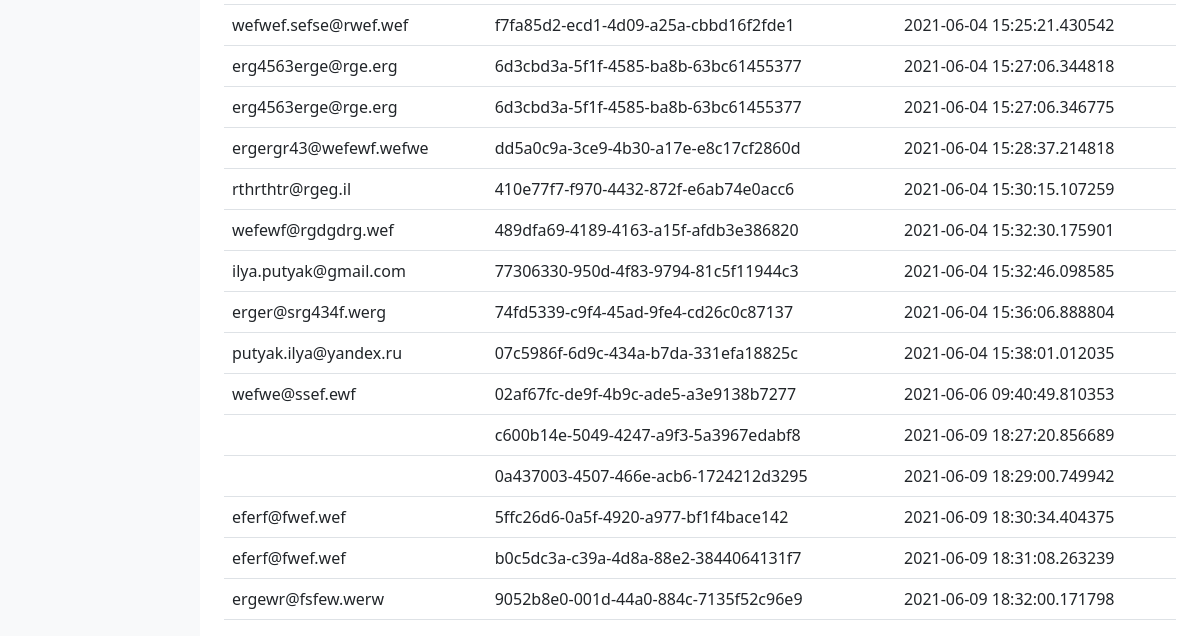
The app's page /admin/orders (signed in, lower part), older data.
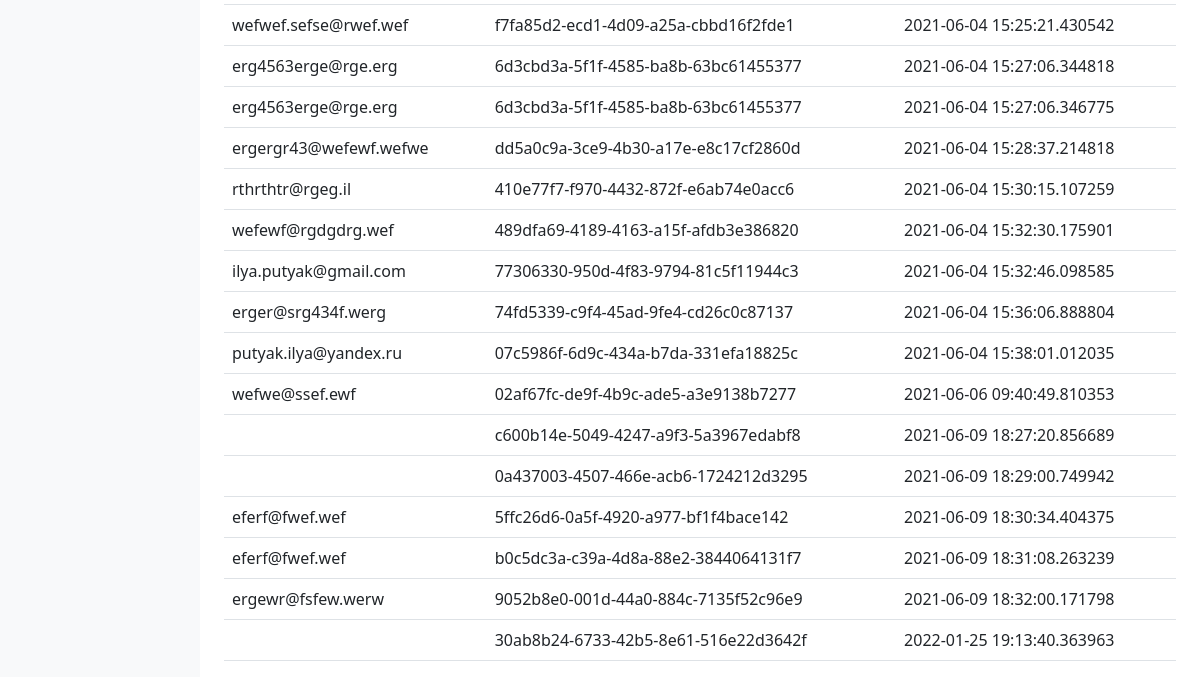
The same page, newer data.
### app.py (models this page shows)
class Purchase(db.Model):
    __tablename__ = 'purchases'
    id = db.Column(db.Integer, primary_key=True)
    customer_email = db.Column(db.String, nullable=False)
    purchase_id = db.Column(db.String, nullable=True)
    product_id = db.Column(db.String, nullable=True)
    product_name = db.Column(db.String, nullable=True)
    product_description = db.Column(db.String, nullable=True)
    price = db.Column(db.Integer, nullable=True)
    count = db.Column(db.Integer, nullable=True)
    cdate = db.Column(db.DateTime, default=datetime.datetime.utcnow)

### app.py (the view)
@app.route('/admin/orders')
def admin_orders():
    try:
        session['auth_admin']
        query_orders = Purchase.query.all()
        orders = []
        for i in query_orders:
            orders.append(dict(id=i.id, customer_email=i.customer_email, purchase_id=i.purchase_id, product_id=i.product_id, product_name=i.product_name,
                               product_description=i.product_description, price=i.price, count=i.count, cdate=i.cdate))
        sample_query = db.session.query(Purchase.purchase_id).distinct().all()
        unique_purchase_id = [i[0] for i in sample_query]
        order_data = []
        for j in orders:
            for f in unique_purchase_id:
                if f == j['purchase_id']:
                    order_data.append(dict(purchase_id=j['purchase_id'], customer_email=j['customer_email'], cdate=j['cdate']))
                else:
                    pass
        return render_template('admin_orders.html', orders=order_data)
    except:
        return render_template('admin_dashboard.html', memo='memo')

### templates/admin_orders.html (shortened to what this page needs)
<!doctype html>
<html lang="en">
<head>
    <link href="https://getbootstrap.com/docs/5.0/dist/css/bootstrap.min.css" rel="stylesheet"
>
    <link href="https://getbootstrap.com/docs/5.0/examples/dashboard/dashboard.css" rel="stylesheet">
</head>
<body>
<div class="container-fluid">
    <div class="row">
        <nav id="sidebarMenu" class="col-md-3 col-lg-2 d-md-block bg-light sidebar collapse">
        </nav>
        <main class="col-md-9 ms-sm-auto col-lg-10 px-md-4">
            <div class="table-responsive">
                <table class="table table-hover">
                    <tbody>
                    {% for i in orders %}
                    <tr data-toggle="modal" data-target="#{{ i.purchase_id }}">
                        <td>{{ i.customer_email }}</td>
                        <td>{{ i.purchase_id }}</td>
                        <td>{{ i.cdate }}</td>
                    </tr>
                    {% endfor %}
                    </tbody>
                </table>
            </div>
        </main>
    </div>
</div>
</body>
</html>

Row changes from the older to the newer data that the page shows:
added Purchase: purchase_id "30ab8b24-6733-42b5-8e61-516e22d3642f", cdate "2022-01-25 19:13:40.363963"
